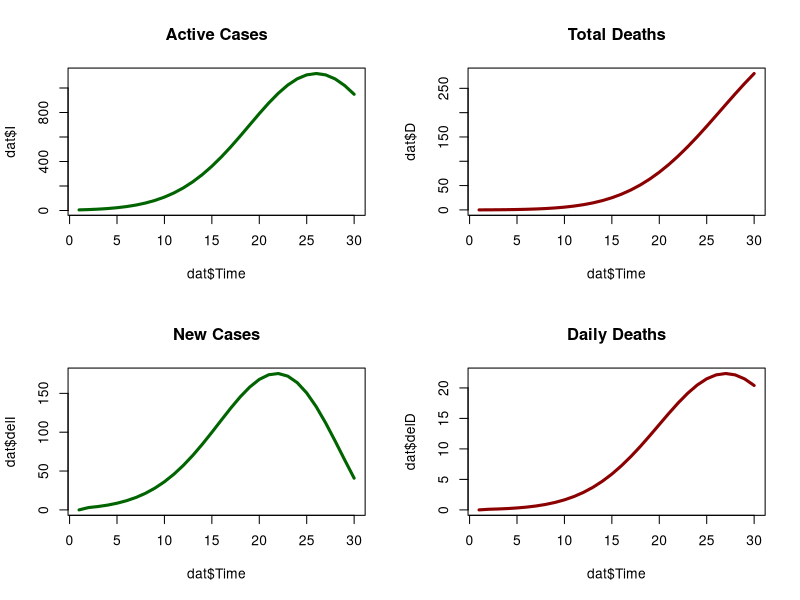

The R source for this figure:
### Numerical solution of the SIRD model
### t=0 at Feb 15; t=30 at March 15
### Initial conditions
dur <- 30 # Duration of simulation in days
N <- 50000000  # total population = 50 mln 
S0 <- N
I0 <- 10
D0 <- R0 <- 0

### Parameters
beta <- seq(0.6,0, by=-0.02)  ### beta declines linearly
gamma <- 0.1
delta <- 0.01
q <- 0.5
r <- 1

### Calculate trajectory
dat <- data.frame(Time = 1:dur, S=S0, I=I0, R=R0, D=D0, delI=0,delD=0)
for(t in 1:(dur-1)){
  dat$S[t+1] <- dat$S[t] - beta[t]*dat$S[t]*dat$I[t]/N
  dat$I[t+1] <- dat$I[t] + beta[t]*dat$S[t]*dat$I[t]/N - (gamma+delta)*dat$I[t]
  dat$R[t+1] <- dat$R[t] + gamma*dat$I[t]
  dat$D[t+1] <- dat$D[t] + delta*dat$I[t]
  dat$delI[t+1] <- beta[t]*dat$S[t]*dat$I[t]/N
  dat$delD[t+1] <- dat$D[t+1] - dat$D[t]
}
dat$I <- q*dat$I
dat$delI <- q* dat$delI

### Plot results
par(mfrow=c(2,2))
plot(dat$Time,dat$I, type="l", lwd=3, col="dark green", main="Active Cases")
plot(dat$Time,dat$D, type="l", lwd=3, col="dark red", main="Total Deaths")

plot(dat$Time,dat$delI, type="l", lwd=3, col="dark green", main="New Cases")
plot(dat$Time,dat$delD, type="l", lwd=3, col="dark red", main="Daily Deaths")

par(mfrow=c(1,1))
